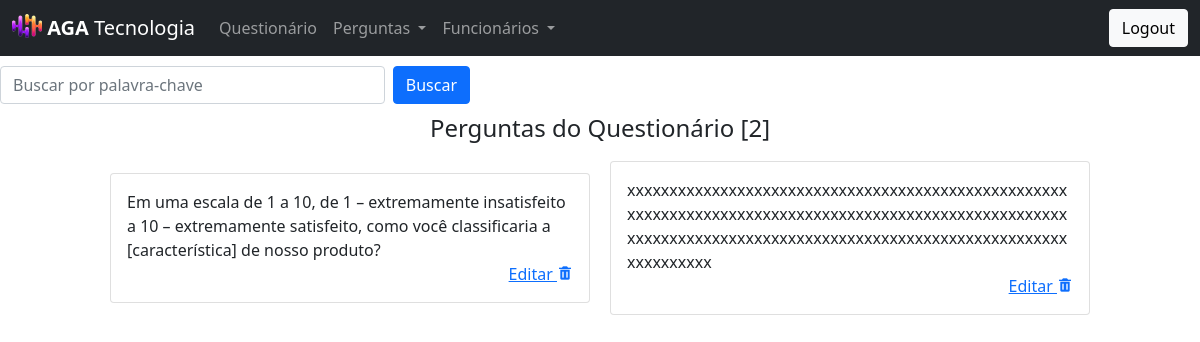
Screenshot of /question-manage (signed in) with the database file from the repository.
### tables this page shows
CREATE TABLE `pergunta` (
  `id` int NOT NULL AUTO_INCREMENT,
  `descricao` text NOT NULL,
  `ativo` char(1) NOT NULL DEFAULT 'S',
  PRIMARY KEY (`id`)
);

### Controller/QuestionController.php (called while the page is built, shortened)
<?php
    class QuestionController extends Controller {
        public static function questionManage() {
            $model = new QuestionModel();
            if(isset($_GET['query'])) {
                $arr_question = $model->queryQuestion($_GET['query']);
            } else {
                $arr_question = $model->getAllRows();
            }
            include "./View/modules/Question/question_manage.php";
        }
    }

### index.php (called while the page is built, shortened)
<?php
    include "./rotas.php";

### DAO/MySQL.php (called while the page is built)
<?php
    class MySQL extends PDO {
        private $dsn = 'mysql:host=localhost:3307;dbname=agatecnologia_db';
        private $user = "root";
        private $pass = "etecjau";
        public function __construct()
        {
            try {
                return parent::__construct(
                    $this->dsn,
                    $this->user,
                    $this->pass,
                    [PDO::MYSQL_ATTR_INIT_COMMAND =>  "SET NAMES 'UTF8'"]
                );
            } catch (PDOException $e) {
                echo "[X] - Ocorreu um erro inesperado ao tentar se conectar ao MySQL.";
            }
        }
    }

### Model/QuestionModel.php (called while the page is built, shortened)
<?php
    class QuestionModel {
        public function getAllRows() {
            $dao = new QuestionDAO();
            return $dao->getAllRows();
        }
    }

### DAO/QuestionDAO.php (called while the page is built, shortened)
<?php
    class QuestionDAO {
        public $conexao;
        public function __construct()
        {
            include_once 'MySQL.php';
            $this->conexao = new MySQL();
        }
        function getAllRows() {
            $sql = "SELECT * FROM pergunta WHERE ativo = \"S\"";
            $stmt = $this->conexao->prepare($sql);
            $stmt->execute();
            return $stmt->fetchAll(PDO::FETCH_CLASS);
        }
    }

### View/modules/Question/question_manage.php (the view, shortened to what this page needs)
<!DOCTYPE html>
<html lang="pt-br">
<head>
    <?php include "./View/includes/css_config.php" ?>
    <link rel="stylesheet" href="./../../../View/css/question_manage.css">
</head>
<body>
    <header>
        <?php include "./View/includes/cabecalho.php" ?>
    </header>
    <main>
        <section>
            <div class="container-search">
                <form action="/question-manage?query=" method="GET" class="form-search d-flex">
                    <input name="query" value="<?= (isset($_GET['query'])) ? $_GET['query'] : "" ?>" class="form-control me-2" type="search" placeholder="Buscar por palavra-chave" aria-label="Search">
                    <button class="btn-buscar btn btn-primary" type="submit">Buscar</button>
                </form>
            </div>
            <div class="header-questions">
                <h4>Perguntas do Questionário [<?= count($arr_question) ?>]</h4>
            </div>
            <div class="container-questions">
                <?php foreach ($arr_question as $item): ?>
                    <div class="card">
                        <div class="card-body">
                            <?= $item->descricao ?>
                            <div style="text-align: right;">
                                <a style="text-align: left;" href="/question/form?id=<?= $item->id ?>">
                                    Editar
                                </a>
                                <a href="/question/delete?id=<?= $item->id ?>">
                                    <i class='bx bxs-trash'></i>
                                </a>
                            </div>
                        </div>
                    </div>
                <?php endforeach ?>
            </div>
        </section>
    </main>
</body>
</html>

### View/css/question_manage.css (style rules this page uses)
.container-questions { width: 100%; display: flex; justify-content: center; align-items: center; flex-wrap: wrap; }
.header-questions { text-align: center; margin-top: 10px; }
.container-search { margin-top: 10px; width: 80%; display: flex; align-items: center; }
.form-search { width: 50%; }
.card { margin: 10px; width: 40%; }
.btn-buscar { margin-right: 10px; }

### rows the page displays
pergunta: descricao "Em uma escala de 1 a 10, de 1 – extremamente insatisfeito a 10 – extremamente satisfeito, como você classificaria a [característica] de nosso produto?"
pergunta: descricao "xxxxxxxxxxxxxxxxxxxxxxxxxxxxxxxxxxxxxxxxxxxxxxxxxxxxxxxxxxxxxxxxxxxxxxxxxxxxxxxxxxxxxxxxxxxxxxxxxxxxxxxxxxxxxxxxxxxxxxxxxxxxxxxxxxxxxxxxxxxxxxxxxxxxxxxxxxxxxxxxxxxxxx"

### other values shown
count($arr_question) "2"
